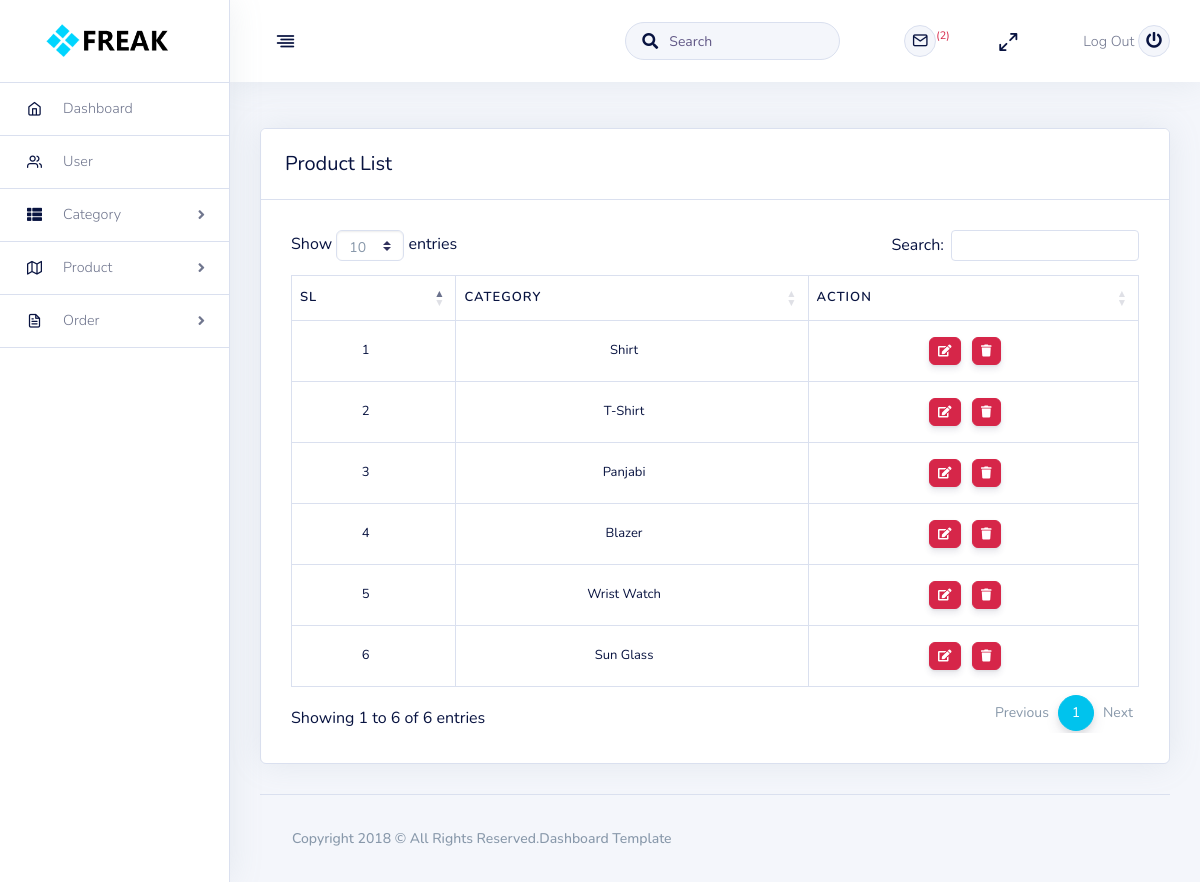
The page /admin/category.php (signed in) on the database its author committed.
### tables this page shows
CREATE TABLE `tbl_category` (
  `id` int(11) NOT NULL,
  `name` varchar(100) NOT NULL
);

### admin/category_main.php (called while the page is built, shortened)
<?php
    class Main{
        protected $host = 'localhost';
        protected $user = 'root';
        protected $pw = '';
        protected $db = 'db_freak';
        public $connect;
        public function __construct(){
            $this->connect = new mysqli($this->host,$this->user,$this->pw,$this->db);
            return $this->connect;
        }
        public function view(){
            $this->sql = "SELECT * FROM tbl_category";
            $this->result = $this->connect->query($this->sql);
            if($this->result == true){
                return $this->result;
            }else{
                echo "Error".$this->connect->error;
            }
        }
    }
?>

### admin/category.php (the view)
<?php
    include 'category_main.php';
    $obj = new Main();
    $data = $obj->view();
    include('inc/header.php');
?>
<div class="container-fluid pt-8">
	<div class="row">
		<div class="col-lg-12">
			<div class="card shadow">
				<div class="card-header ">
					<h2 class="mb-0">Product List</h2>
				</div>
				<div class="card-body">
					<div class="table-responsive ">
						<table class="table table-bordered align-items-center mb-5" id="data-table">
							<thead class="text-center">
								<tr>
									<th>Sl</th>
									<th>Category</th>
                                    <th>Action</th>
                                </tr>
							</thead>
                        <tbody class="text-center">
                        <?php
                            if($data->num_rows>0){
                                $i=0;
                                while($row = $data->fetch_object()){
                                    $i++;
                        ?>
                            <tr class="text-center">
                                <td><?php echo $i;?></td>
                                <td><?php echo $row->name;?></td>
                                <td>
                                    <a href="category_update.php?id=<?php echo $row->id;?>" class="btn btn-danger btn-sm text-white" data-toggle="tooltip" data-original-title="Edit"><i class="fas fa-edit"></i></a>
                                    <a href="category_delete.php?id=<?php echo $row->id;?>" class="btn btn-danger btn-sm text-white" data-toggle="tooltip" data-original-title="Delete"><i class="fas fa-trash"></i></a>
                                </td>
                            </tr>
                    <?php
                            }
                        }
                    ?>
                    </tbody>
                    </table>
                </div>
            </div>
        </div>
    </div>
</div>
<?php
        include('inc/footer.php');
?>

### rows shown on the page
tbl_category: name "Shirt"
tbl_category: name "T-Shirt"
tbl_category: name "Panjabi"
tbl_category: name "Blazer"
tbl_category: name "Wrist Watch"
tbl_category: name "Sun Glass"

### other values the page prints
$count "2"
